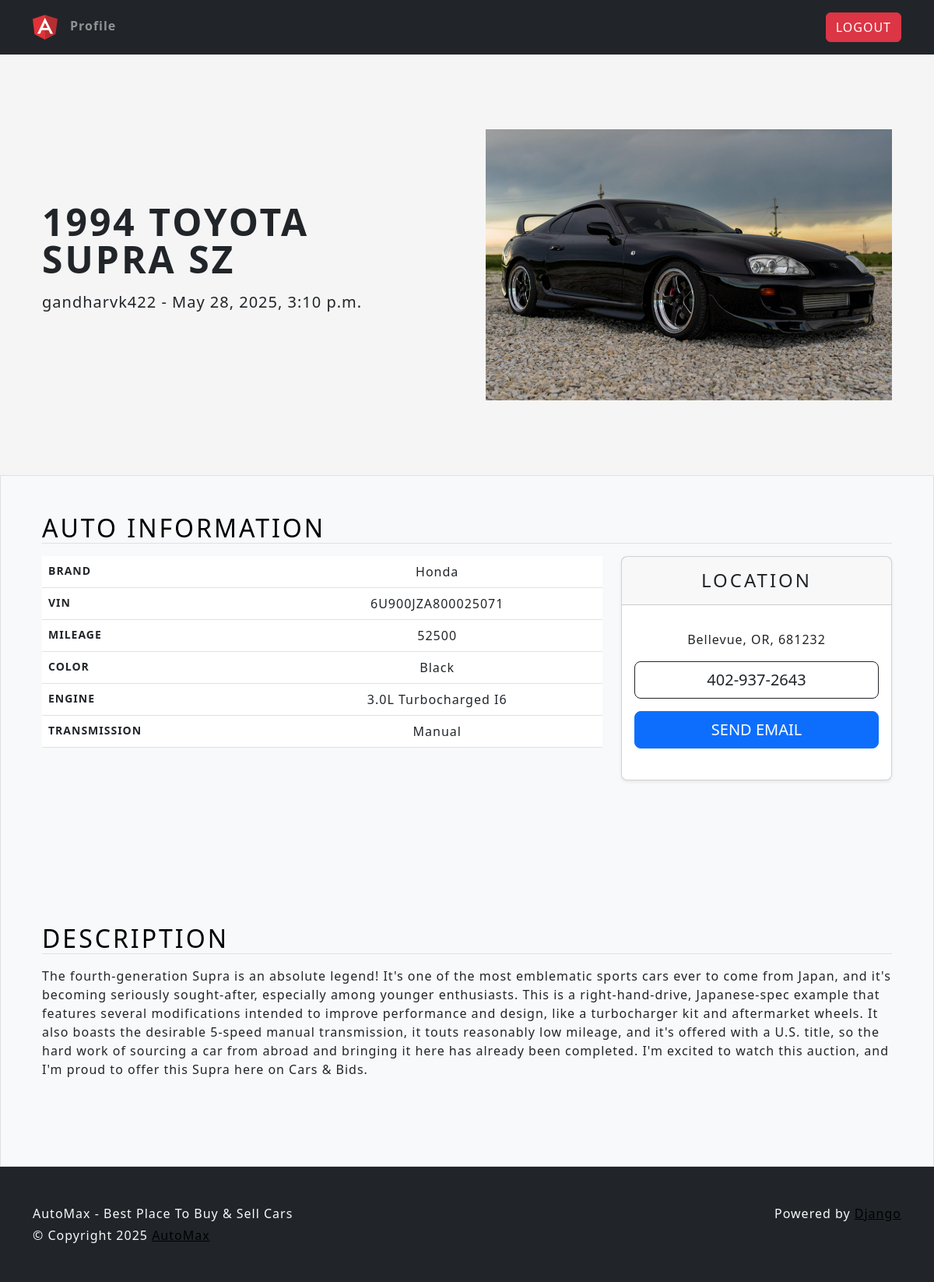
/listing/fd465c16-8574-4b82-90d2-8478b813c2b2/ (signed in), run on the app's committed database.
### main/models.py (models this page shows, shortened)
class Listing(models.Model):
    id = models.UUIDField(primary_key=True, default=uuid.uuid4, unique=True, editable=False)
    created_at = models.DateTimeField(auto_now_add=True)
    updated_at = models.DateTimeField(auto_now=True)
    seller = models.ForeignKey(Profile, on_delete=models.CASCADE)
    brand = models.CharField(max_length=24, choices=CARS_BRANDS, default=None)
    model = models.CharField(max_length=64,)
    vin = models.CharField(max_length=17,)
    mileage = models.IntegerField(default=0)
    color = models.CharField(max_length=24,)
    description = models.TextField()
    engine = models.CharField(max_length=24,)
    transmission = models.CharField(max_length=24, choices=TRANSMISSION_OPTIONS, default=None)
    location = models.OneToOneField(Location, on_delete=models.SET_NULL, null=True)
    image = models.ImageField(upload_to=user_listing_path)

### users/models.py (models this page shows, shortened)
class Profile(models.Model):
    user = models.OneToOneField(User, on_delete=models.CASCADE)
    photo = models.ImageField(upload_to=user_directory_path, null=True)
    bio = models.CharField(max_length=140, blank=True)
    phone_number = models.CharField(max_length=20, blank=True)
    location = models.OneToOneField(
        Location,
        on_delete=models.SET_NULL,
        null=True,
        blank=True,
        related_name='profile'
    )

class Location(models.Model):
    address_1 = models.CharField(max_length=128, blank=True)
    address_2 = models.CharField(max_length=128, blank=True)
    city = models.CharField(max_length=64)
    state = INStateField(default="MH")
    zip_code = INZipCodeField(blank=True)

### main/views.py (the view)
# urls.py: path('listing/<str:id>/', listing_view, name='listing'),
@login_required
def listing_view(request, id):
    try:
        listing = Listing.objects.get(id=id)
        if listing is None:
            raise Exception
        return render(request, 'views/listing.html', {'listing': listing, })
    except Exception as e:
        messages.error(request, f'Invalid UID {id} was provided for listing.')
        return redirect('home')

### main/templates/views/listing.html (shortened to what this page needs)
{% extends 'base/base.html' %}
{% load static %}
{% block body %}
	<main>
		<section class="container col-xxl-8 px-4 py-5">
			<div class="row flex-lg-row-reverse align-items-center g-5 py-5">
				<div class="col-10 col-sm-8 col-lg-6">
					<img src="{{ listing.image.url }}" class="d-block mx-lg-auto img-fluid" width="1920" height="1080" loading="lazy">
				</div>
				<div class="col-lg-6">
					<h1 class="display-5 fw-bold lh-1 mb-3">{{ listing.model }}</h1>
					<p class="lead">{{ listing.seller.user.username }} - {{ listing.updated_at }}</p>
				</div>
			</div>
		</section>
		<div class="bg-light">
			<div class="container px-4 py-5">
				<h2 class="mb-3 border-bottom" style="color: black;">Auto Information</h2>
				<div class="row row-cols-1 row-cols-md-3 mb-3 text-center">
					<div class="col-lg-8">
						<div class="table-responsive">
							<table class="table text-center">
								<tbody>
									<tr>
										<th scope="row" class="text-start">Brand</th>
										<td>{{ listing.brand|capfirst }}</td>
									</tr>
									<tr>
										<th scope="row" class="text-start">Vin</th>
										<td>{{ listing.vin }}</td>
									</tr>
									<tr>
										<th scope="row" class="text-start">Mileage</th>
										<td>{{ listing.mileage }}</td>
									</tr>
									<tr>
										<th scope="row" class="text-start">Color</th>
										<td>{{ listing.color }}</td>
									</tr>
									<tr>
										<th scope="row" class="text-start">Engine</th>
										<td>{{ listing.engine }}</td>
									</tr>
									<tr>
										<th scope="row" class="text-start">Transmission</th>
										<td>{{ listing.transmission|capfirst }}</td>
									</tr>
								</tbody>
							</table>
						</div>
					</div>
					<div class="col-lg-4">
						<div class="card mb-4 rounded-3 shadow-sm">
							<div class="card-header py-3">
								<h4 class="my-0 fw-normal">Location</h4>
							</div>
							<div class="card-body">
								<ul class="list-unstyled mt-3 mb-4">
									<li>{{ listing.location.city }}, {{ listing.location.state }}, {{ listing.location.zip_code }}</li>
									<button class="w-100 btn btn-lg btn-outline-dark my-3">{{ listing.seller.phone_number }}</button>
									<button class="w-100 btn btn-lg btn-primary">Send Email</button>
								</ul>
							</div>
						</div>
					</div>
				</div>
			</div>
			<div class="container px-4 py-5">
				<div class="row g-4 py-5">
					<div class="col d-flex align-items-start">
						<div>
							<h2 class="mb-3 border-bottom" style="color: black;">description</h2>
							<p>{{listing.description}}</p>
						</div>
					</div>
				</div>
			</div>
		</div>
	</main>
{% endblock %}

### main/static/css/style.css (style rules this page uses)
html, body { height: 100%; }
body { align-items: center; padding-bottom: 40px; background-color: #f5f5f5; }
.h2, h2 { color: white; }

### data on the page
Listing: image (picture), model "1994 TOYOTA SUPRA SZ", seller.user.username "gandharvk422", updated_at "May 28, 2025, 3:10 p.m.", brand "Honda", vin "6U900JZA800025071", mileage "52500", color "Black", engine "3.0L Turbocharged I6", transmission "Manual", location.city "Bellevue", location.state "OR", location.zip_code "681232", seller.phone_number "402-937-2643", description "The fourth-generation Supra is an absolute legend! It's one of the most emblematic sports cars ever to come from Japan, and it's becoming seriously sought-after, especially among younger enthusiasts. This is a right-hand-drive, Japanese-spec example that features several modifications intended to improve performance and design, like a turbocharger kit and aftermarket wheels. It also boasts the desirable 5-speed manual transmission, it touts reasonably low mileage, and it's offered with a U.S. title, so the hard work of sourcing a car from abroad and bringing it here has already been completed. I'm excited to watch this auction, and I'm proud to offer this Supra here on Cars & Bids."
